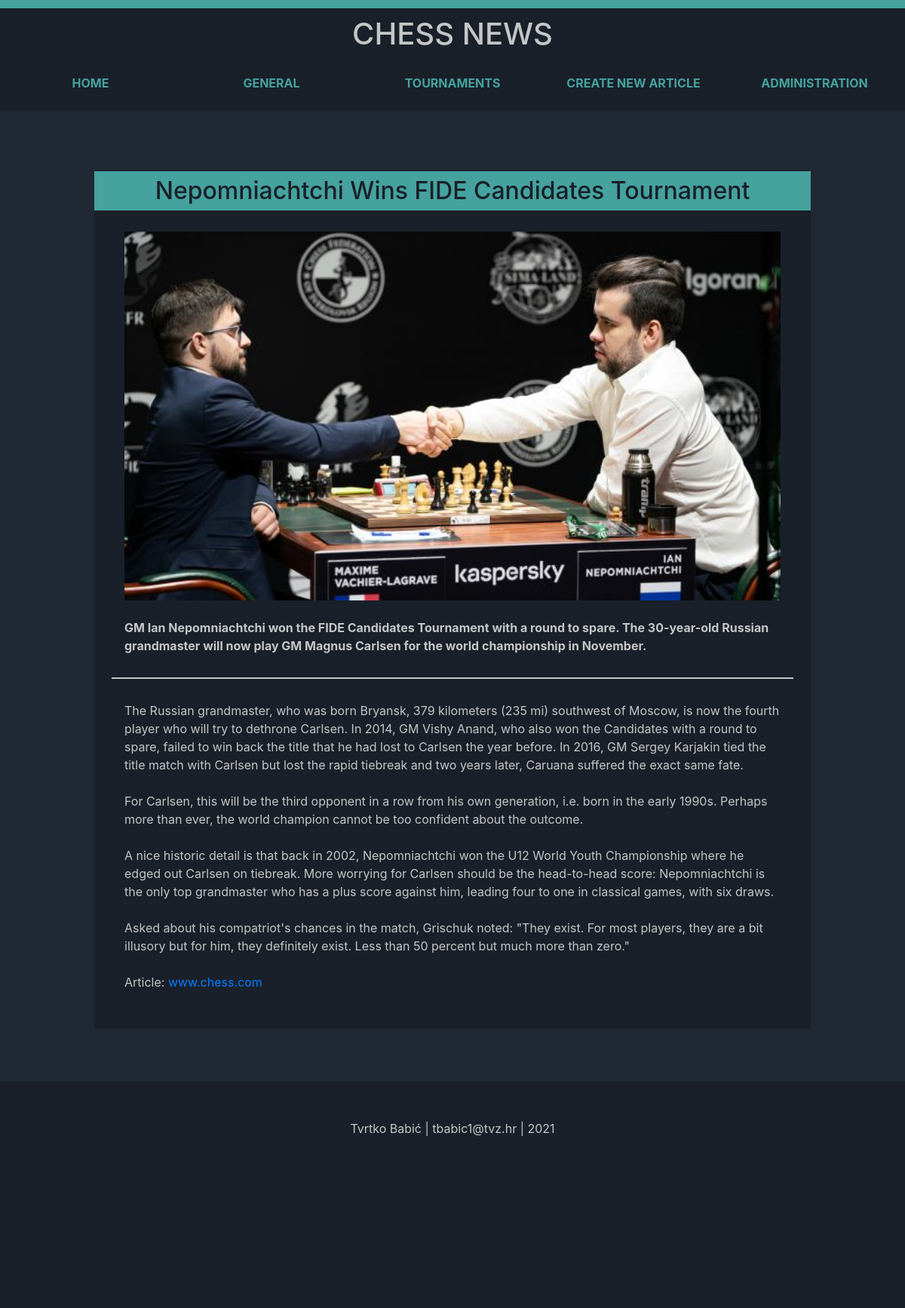
Page /article.php?id=2 on the committed database.
### tables this page shows
CREATE TABLE `news` (
  `id` int(11) NOT NULL,
  `date` date NOT NULL,
  `title` varchar(64) NOT NULL,
  `summary` text NOT NULL,
  `content` text NOT NULL,
  `image` varchar(255) NOT NULL,
  `category` varchar(64) NOT NULL,
  `archive` tinyint(1) NOT NULL
);

### article.php (the view, shortened to what this page needs)
<html lang="en">
<head>
    <link rel="stylesheet" href="https://cdn.jsdelivr.net/npm/bootstrap@4.6.0/dist/css/bootstrap.min.css">
    <link rel="stylesheet" type="text/css" href="style.css">
</head>
<body>
    <?php
        include 'includes/header.php';
        include 'includes/connect.php';
        $id = $_GET['id'];
        $query = "SELECT * FROM news WHERE id=$id;";
        $result = mysqli_query($dbc, $query) or die('Error querying databese.');
        $row = mysqli_fetch_array($result);
        $title = $row['title'];
        $uploads_dir = "img/" . $row['image'];
        $summary = $row['summary'];
        $content = $row['content'];
    ?>
    <div class="container" id="articles">
        <div class="row">
            <div class="col-md-12 col-lg-1"></div>
            <div class="col-md-12 col-lg-10">
                <section class="row">
                    <h2 class="col-12 naslov"><?php echo $title ?></h2>
                    <article id="articleText">
                        <img src="<?php echo $uploads_dir ?>" class="rounded w-100"> <br><br>
                        <b><p> <?php echo $summary ?> </p></b> <hr>
                        <p> <?php echo $content ?> </p> <br>
                    </article>
                </section>
            </div>
            <div class="col-md-12 col-lg-1"></div>
        </div>
    </div>
    <?php include 'includes/footer.php'; ?>
</body>
</html>

### style.css (style rules this page uses)
body { background-color: #1F2833; color: #C5C6C7; min-height: 100%; }
a { text-decoration: none !important; }
.naslov { text-align: center; background-color: #45A29E; color: #192029; padding: 7px 0; }
#articles h2 { text-align: center; }
article { margin-top: 20px; padding-bottom: 10px; }
section { margin-bottom: 70px; margin-top: 10px; background-color: #192029; }
#articleText img { padding: 0 40px; }
#articleText p { padding: 0 40px; }
#articleText hr { border: 1px solid #C5C6C7; margin: 30px auto; width: 95%; align-self: center; }

### rows in the picture
news: title "Nepomniachtchi Wins FIDE Candidates Tournament", image (picture), summary "GM Ian Nepomniachtchi won the FIDE Candidates Tournament with a round to spare. The 30-year-old Russian grandmaster will now play GM Magnus Carlsen for the world championship in November.", content "The Russian grandmaster, who was born Bryansk, 379 kilometers (235 mi) southwest of Moscow, is now the fourth player who will try to dethrone Carlsen. In 2014, GM Vishy Anand, who also won the Candidates with a round to spare, failed to win back the title that he had lost to Carlsen the year before. In 2016, GM Sergey Karjakin tied the title match with Carlsen but lost the rapid tiebreak and two years later, Caruana suffered the exact same fate. For Carlsen, this will be the third opponent in a row from his own generation, i.e. born in the early 1990s. Perhaps more than ever, the world champion cannot be too confident about the outcome. A nice historic detail is that back in 2002,…"
